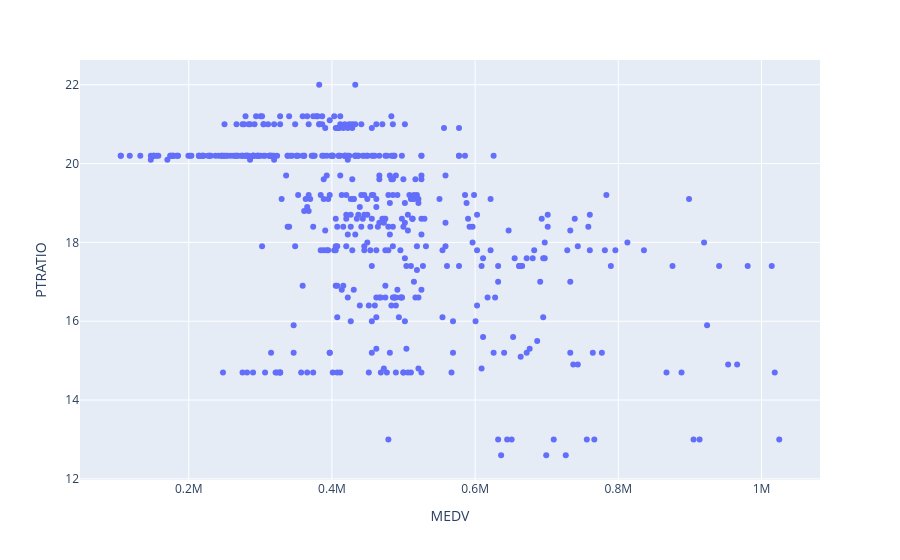

This figure's notebook cell:
### Code cell
px.scatter(df,x="MEDV",y="PTRATIO")

### Figure 1 — Plotly figure (JSON) as saved in the notebook; plotly's stock layout.template omitted (floating-point values rounded to 4 significant figures; data arrays with more than 128 entries replaced by an {"elided": "..."} marker saying what was removed)
{"data": [{"hovertemplate": "MEDV=%{x}<br>PTRATIO=%{y}<extra></extra>", "legendgroup": "", "marker": {"color": "#636efa", "symbol": "circle"}, "mode": "markers", "name": "", "orientation": "v", "showlegend": false, "type": "scatter", "x": {"elided": "489 float values"}, "xaxis": "x", "y": {"elided": "489 float values"}, "yaxis": "y"}], "layout": {"legend": {"tracegroupgap": 0}, "margin": {"t": 60}, "xaxis": {"anchor": "y", "domain": [0, 1], "title": {"text": "MEDV"}}, "yaxis": {"anchor": "x", "domain": [0, 1], "title": {"text": "PTRATIO"}}}}
